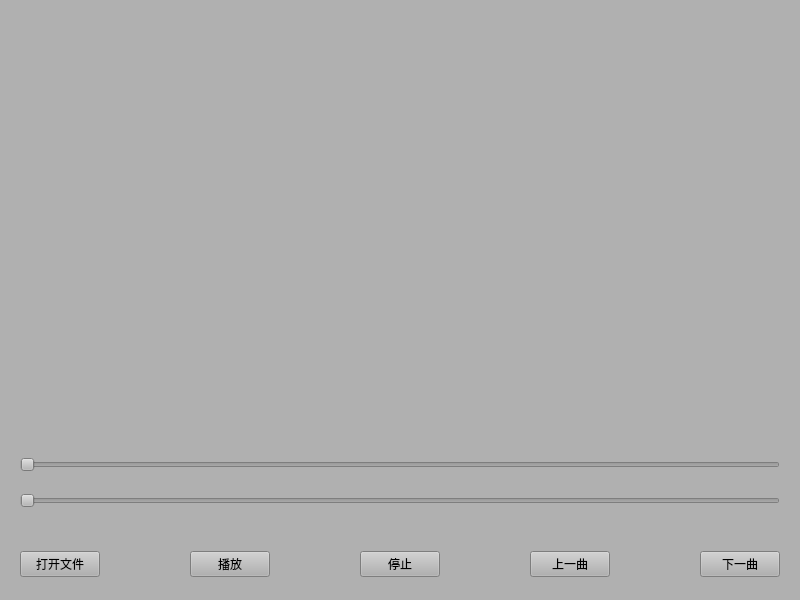
<?xml version="1.0" encoding="UTF-8"?>
<ui version="4.0">
 <class>Widget</class>
 <widget class="QWidget" name="Widget">
  <property name="geometry">
   <rect>
    <x>0</x>
    <y>0</y>
    <width>800</width>
    <height>600</height>
   </rect>
  </property>
  <property name="windowTitle">
   <string>Widget</string>
  </property>
  <property name="styleSheet">
   <string notr="true">background-color: rgb(176, 176, 176);</string>
  </property>
  <layout class="QGridLayout" name="gridLayout">
   <item row="0" column="0">
    <widget class="QLabel" name="label">
     <property name="text">
      <string/>
     </property>
    </widget>
   </item>
   <item row="1" column="0">
    <widget class="QWidget" name="widget_1" native="true">
     <property name="maximumSize">
      <size>
       <width>16777215</width>
       <height>100</height>
      </size>
     </property>
     <layout class="QVBoxLayout" name="verticalLayout">
      <item>
       <widget class="QSlider" name="horizontalSlider">
        <property name="orientation">
         <enum>Qt::Horizontal</enum>
        </property>
       </widget>
      </item>
      <item>
       <widget class="QSlider" name="horizontalSlider_video">
        <property name="orientation">
         <enum>Qt::Horizontal</enum>
        </property>
       </widget>
      </item>
     </layout>
    </widget>
   </item>
   <item row="2" column="0">
    <widget class="QWidget" name="widget_2" native="true">
     <property name="maximumSize">
      <size>
       <width>16777215</width>
       <height>50</height>
      </size>
     </property>
     <layout class="QHBoxLayout" name="horizontalLayout">
      <item>
       <widget class="QPushButton" name="pushButton_open">
        <property name="text">
         <string>打开文件</string>
        </property>
        <property name="icon">
         <iconset resource="image.qrc">
          <normaloff>:/new/prefix1/images/folderOpen.png</normaloff>:/new/prefix1/images/folderOpen.png</iconset>
        </property>
       </widget>
      </item>
      <item>
       <spacer name="horizontalSpacer">
        <property name="orientation">
         <enum>Qt::Horizontal</enum>
        </property>
        <property name="sizeHint" stdset="0">
         <size>
          <width>40</width>
          <height>20</height>
         </size>
        </property>
       </spacer>
      </item>
      <item>
       <widget class="QPushButton" name="pushButton_start_pause">
        <property name="text">
         <string>播放</string>
        </property>
        <property name="icon">
         <iconset resource="image.qrc">
          <normaloff>:/new/prefix1/images/Start.png</normaloff>:/new/prefix1/images/Start.png</iconset>
        </property>
       </widget>
      </item>
      <item>
       <spacer name="horizontalSpacer_2">
        <property name="orientation">
         <enum>Qt::Horizontal</enum>
        </property>
        <property name="sizeHint" stdset="0">
         <size>
          <width>40</width>
          <height>20</height>
         </size>
        </property>
       </spacer>
      </item>
      <item>
       <widget class="QPushButton" name="pushButton_stop">
        <property name="text">
         <string>停止</string>
        </property>
        <property name="icon">
         <iconset resource="image.qrc">
          <normaloff>:/new/prefix1/images/End.png</normaloff>:/new/prefix1/images/End.png</iconset>
        </property>
       </widget>
      </item>
      <item>
       <spacer name="horizontalSpacer_3">
        <property name="orientation">
         <enum>Qt::Horizontal</enum>
        </property>
        <property name="sizeHint" stdset="0">
         <size>
          <width>40</width>
          <height>20</height>
         </size>
        </property>
       </spacer>
      </item>
      <item>
       <widget class="QPushButton" name="pushButton_pre">
        <property name="text">
         <string>上一曲</string>
        </property>
        <property name="icon">
         <iconset resource="image.qrc">
          <normaloff>:/new/prefix1/images/pre.png</normaloff>:/new/prefix1/images/pre.png</iconset>
        </property>
       </widget>
      </item>
      <item>
       <spacer name="horizontalSpacer_4">
        <property name="orientation">
         <enum>Qt::Horizontal</enum>
        </property>
        <property name="sizeHint" stdset="0">
         <size>
          <width>40</width>
          <height>20</height>
         </size>
        </property>
       </spacer>
      </item>
      <item>
       <widget class="QPushButton" name="pushButton_next">
        <property name="text">
         <string>下一曲</string>
        </property>
        <property name="icon">
         <iconset resource="image.qrc">
          <normaloff>:/new/prefix1/images/next.png</normaloff>:/new/prefix1/images/next.png</iconset>
        </property>
       </widget>
      </item>
     </layout>
    </widget>
   </item>
  </layout>
 </widget>
 <resources>
  <include location="image.qrc"/>
 </resources>
 <connections/>
</ui>
